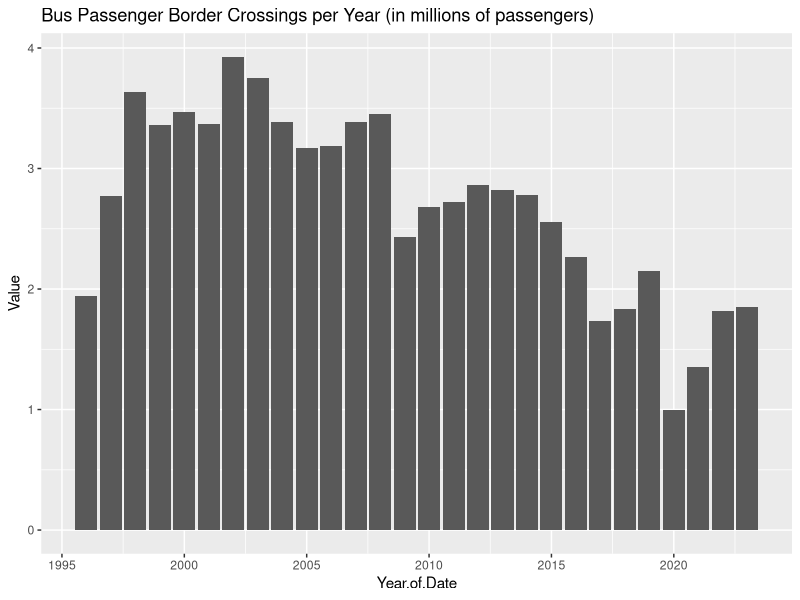
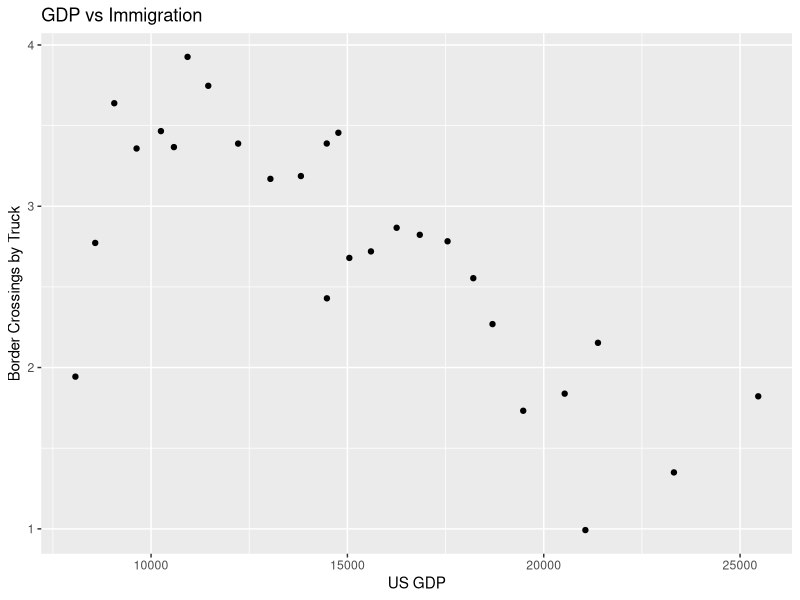

Generate these figures, in order, with R:
## ---- chunk 1
library(readxl)
library(ggplot2)
gdp <- read.csv("Country_GDP.csv")
borders <- read.csv("bordercrossing.csv")
## ---- chunk 2
buspassengers = borders[borders$Measure == "Bus Passengers",]
buspassengers$Value = buspassengers$Value/1000000
result = aggregate(Value ~ Year.of.Date, data = buspassengers, FUN = sum)
result
ggplot(result, aes(x = Year.of.Date, y = Value)) +
  geom_bar(stat = "identity") +
  labs(title = "Bus Passenger Border Crossings per Year (in millions of passengers)", x = "Year.of.Date", y = "Value")
## ---- chunk 3
result
## ---- chunk 4
usgdp = unlist(gdp[gdp["Country.Name"]=="United States",c("X1996", "X1997", "X1998", "X1999", "X2000", "X2001", "X2002", "X2003", "X2004", "X2005", "X2006", "X2007", "X2008", "X2009", "X2010", "X2011", "X2012", "X2013", "X2014", "X2015", "X2016", "X2017", "X2018", "X2019", "X2020", "X2021", "X2022")])
## ---- chunk 5
border_crossings = head(result$Value, -1)
usgdp_billions = usgdp/1000000000
ggplot() +
  geom_point(aes(x = usgdp_billions, y = border_crossings)) +
  labs(title = "GDP vs Immigration", x = "US GDP", y = "Border Crossings by Truck")

## ---- chunk 6
fit = lm(border_crossings ~ usgdp_billions)
fit
## ---- chunk 7
library(broom)
glance(fit)
